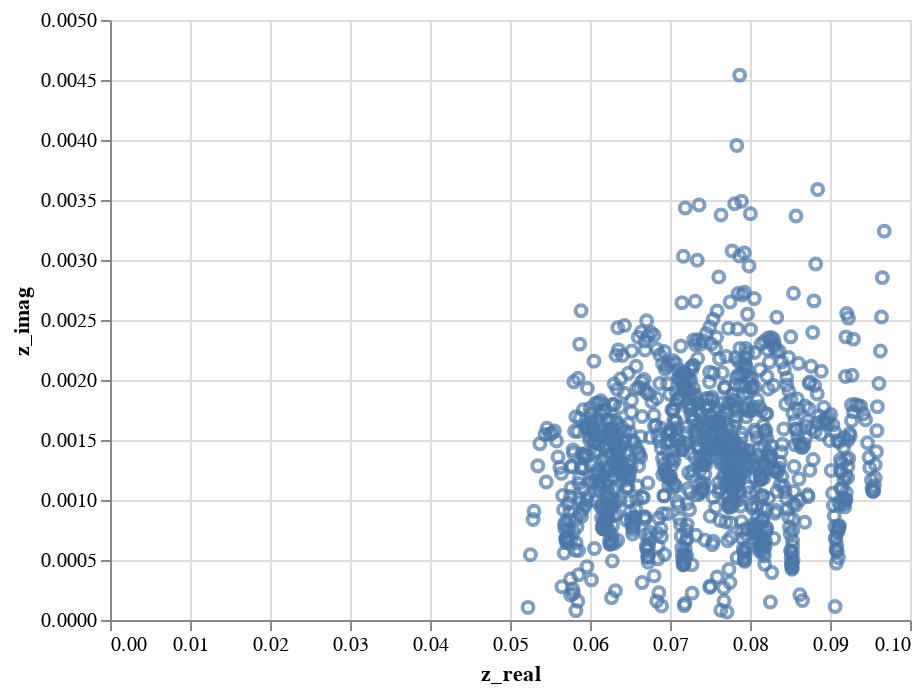

The code cell stored with this chart in its notebook:
### Code cell
alt.Chart(data).mark_point().encode(
    x='z_real:Q',
    y='z_imag:Q',
)

### Figure 1 — Vega-Lite specification as saved in the notebook (floating-point values rounded to 4 significant figures; data arrays with more than 128 entries replaced by an {"elided": "..."} marker saying what was removed)
{"$schema": "https://vega.github.io/schema/vega-lite/v3.2.1.json", "config": {"mark": {"tooltip": null}, "view": {"height": 300, "width": 400}}, "data": {"name": "data-24fc68ab786d24c39d58f13ff6dca9ae"}, "datasets": {"data-24fc68ab786d24c39d58f13ff6dca9ae": {"elided": "1073 records"}}, "encoding": {"x": {"field": "z_real", "type": "quantitative"}, "y": {"field": "z_imag", "type": "quantitative"}}, "mark": "point"}
